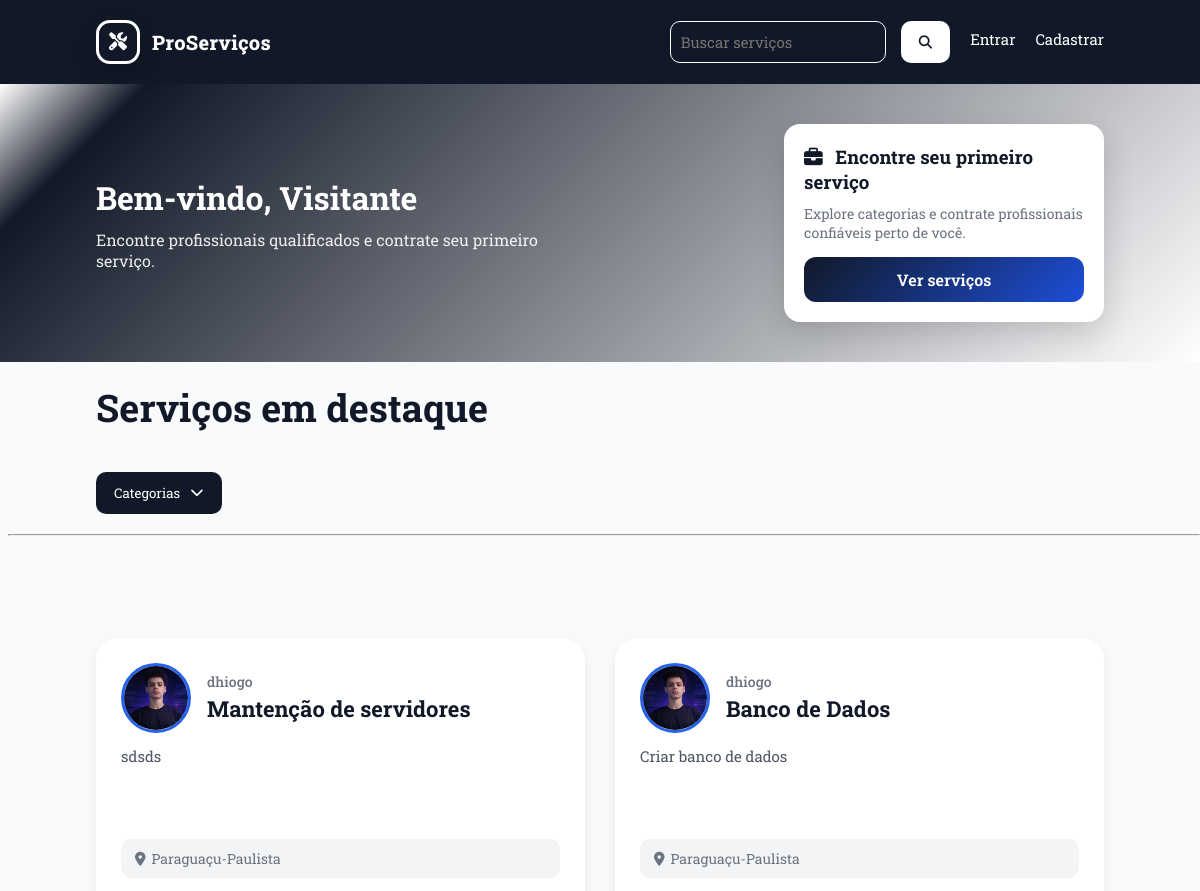
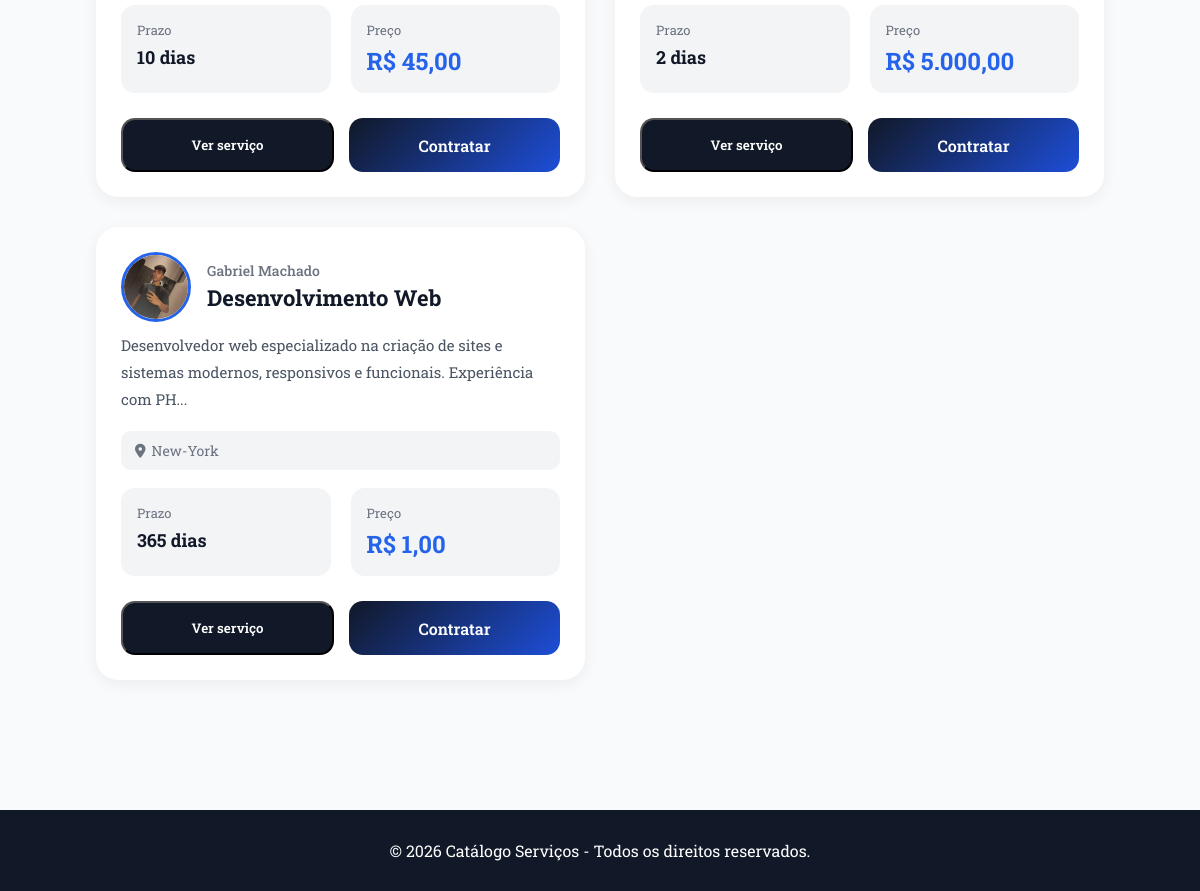
Before: /frontend/public/home.php?categoria=3 with the older database file (2 pictures, top to bottom).
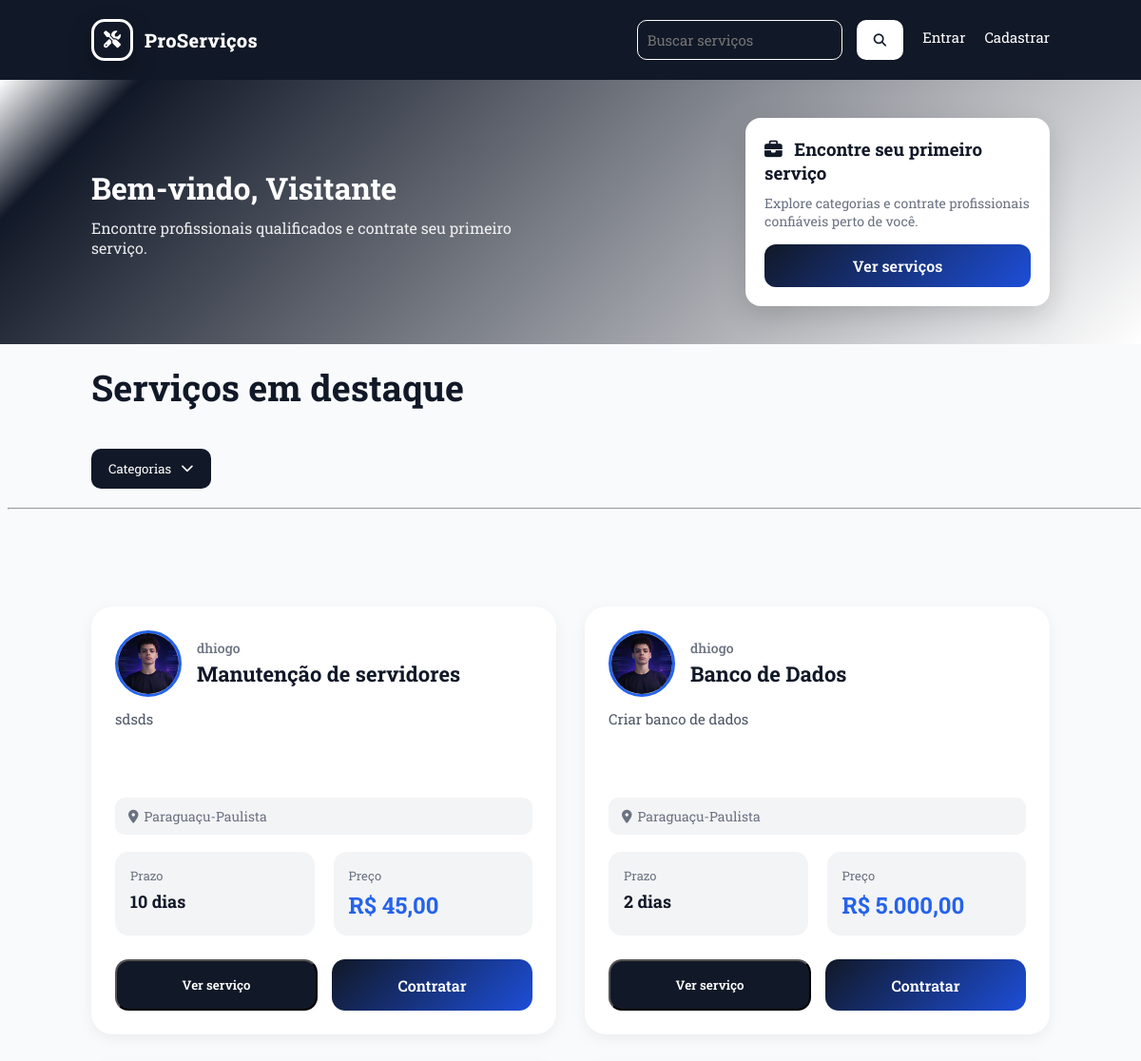
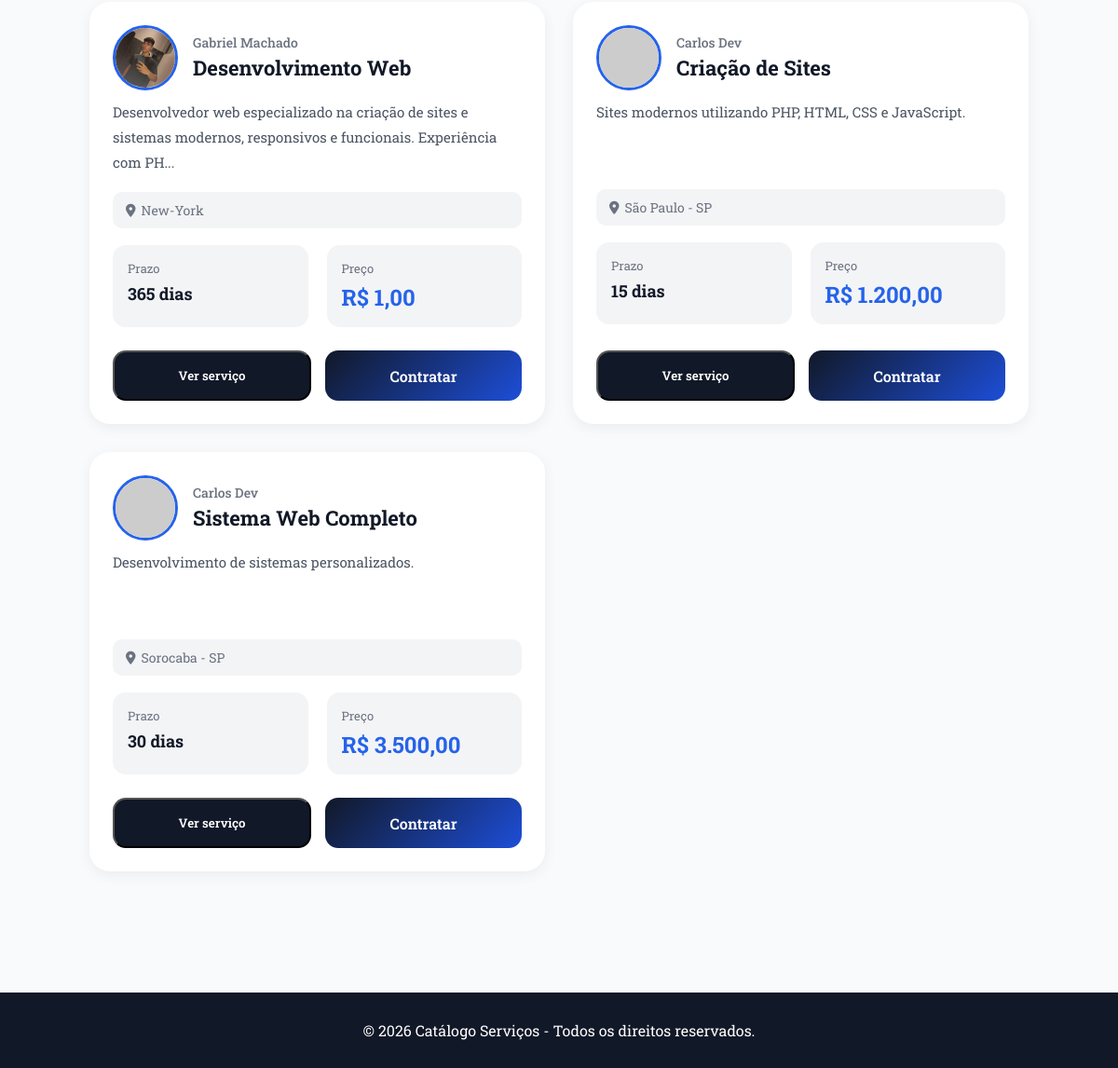
After: the same page with the newer database file (2 pictures, top to bottom).
### tables this page shows
CREATE TABLE `servicos` (
  `id` int(11) NOT NULL,
  `usuario_id` int(11) NOT NULL,
  `categoria_id` int(11) NOT NULL,
  `nome_servico` varchar(255) NOT NULL,
  `descricao` varchar(255) DEFAULT NULL,
  `preco` decimal(10,2) NOT NULL,
  `prazo` int(11) NOT NULL,
  `localizacao` varchar(255) DEFAULT NULL,
  `criado_em` timestamp NOT NULL DEFAULT current_timestamp()
);

CREATE TABLE `usuarios` (
  `id` int(11) NOT NULL,
  `nome` varchar(100) NOT NULL,
  `email` varchar(255) NOT NULL,
  `senha` varchar(255) NOT NULL,
  `telefone` varchar(20) DEFAULT NULL,
  `tipo` enum('cliente','prestador','admin') DEFAULT 'cliente',
  `criado_em` timestamp NOT NULL DEFAULT current_timestamp(),
  `foto` varchar(255) DEFAULT NULL
);

### backend/app/controllers/ServicoController.php (called while the page is built, shortened)
<?php
require_once "C:/Turma2/xampp/htdocs/catalogo-servicos/backend/app/models/ServicoModel.php";
class ServicoController
{
    private $servicoModel;
    public function __construct($pdo)
    {
        $this->servicoModel = new ServicoModel($pdo);
    }
    public function buscarFiltrados($q, $categoriaId)
    {
        return $this->servicoModel->buscarFiltrados($q, $categoriaId);
    }
}

### backend/app/models/ServicoModel.php (called while the page is built, shortened)
<?php
class ServicoModel {
    private $pdo;
    public function __construct($pdo){
        $this->pdo = $pdo;
    }
    public function buscarFiltrados($q = null, $categoriaId = null)
{
    $sql = "SELECT
                s.*,
                u.nome AS prestador,
                u.foto,
                c.nome AS categoria_nome
            FROM servicos s
            JOIN usuarios u ON u.id = s.usuario_id
            JOIN categorias c ON c.id = s.categoria_id
            WHERE 1=1";
    $params = [];
    if (!empty($categoriaId)) {
        $sql .= " AND s.categoria_id = ?";
        $params[] = $categoriaId;
    }
    $stmt = $this->pdo->prepare($sql);
    $stmt->execute($params);
    return $stmt->fetchAll(PDO::FETCH_ASSOC);
}
}

### frontend/public/home.php (the view, shortened to what this page needs)
<?php
require_once "C:/Turma2/xampp/htdocs/catalogo-servicos/backend/app/database/database.php";
require_once "C:/Turma2/xampp/htdocs/catalogo-servicos/backend/app/controllers/ServicoController.php";
$servicoController = new ServicoController($pdo);
$q = $_GET['q'] ?? null;
$categoriaId = $_GET['categoria'] ?? null;
$servicos = $servicoController->buscarFiltrados($q, $categoriaId);
?>
<!DOCTYPE html>
<html lang="pt-br">
<head>
    <link rel="stylesheet" href="https://cdnjs.cloudflare.com/ajax/libs/font-awesome/6.5.1/css/all.min.css">
    <link rel="stylesheet" href="css/home.css">
</head>
<body>
    <header>
        <div class="logo">
    <div class="logo-icon">
        <i class="fa-solid fa-screwdriver-wrench"></i>
    </div>
<div class="logo-text">
        <span class="logo-name">ProServiços</span>
    </div>
</div>
        <nav>
            <form class="search-box" method="GET" action="home.php">
                <input
                    type="text"
                    name="q"
                    placeholder="Buscar serviços"
                    value="<?= htmlspecialchars($_GET['q'] ?? '') ?>">
                <button type="submit">
                    <i class="fa-solid fa-magnifying-glass" style="color: #111827;"></i>
                </button>
            </form>
            <?php if (!empty($_SESSION['usuario'])): ?>
                <?php if (($_SESSION['usuario']['tipo'] ?? '') === 'prestador'): ?>
                <?php endif; ?>
                <a href="perfil.php" class="icon-user">
                    <i class="fa-solid fa-user"></i>
                </a>
            <?php else: ?>
                <a href="login.php">Entrar</a>
                <a href="cadastro.php">Cadastrar</a>
            <?php endif; ?>
        </nav>
    </header>
    <section class="welcome-section">
        <div class="welcome-text">
            <h1>
                Bem-vindo, <?= htmlspecialchars($_SESSION['usuario']['nome'] ?? 'Visitante') ?>
            </h1>
            <p>
                <?php if (!empty($_SESSION['usuario']) && $_SESSION['usuario']['tipo'] === 'prestador'): ?>
                    Gerencie seus serviços e aumente suas oportunidades de clientes.
                <?php else: ?>
                    Encontre profissionais qualificados e contrate seu primeiro serviço.
                <?php endif; ?>
            </p>
        </div>
        <div class="recommendation-card">
            <?php if (!empty($_SESSION['usuario']) && $_SESSION['usuario']['tipo'] === 'prestador'): ?>
                <h3>Crie seu primeiro serviço</h3>
                <p>
                    Publique um serviço e comece a receber propostas de clientes agora mesmo.
                </p>
                <a href="prestador/criar-servico.php" class="btn-recomendacao">
                    Criar serviço
                </a>
            <?php else: ?>
                <h3>
                    <i class="fa-solid fa-briefcase"></i>
                    Encontre seu primeiro serviço
                </h3>
                <p>
                    Explore categorias e contrate profissionais confiáveis perto de você.
                </p>
                <a href="#servicos" class="btn-recomendacao">
                    Ver serviços
                </a>
            <?php endif; ?>
        </div>
    </section>
    <section class="categorias-menu">
    <h2 class="section-title">
            Serviços em destaque
        </h2>
        <button class="btn-categorias" onclick="toggleCategorias()">
            Categorias
            <i class="fa-solid fa-chevron-down" id="icon-main"></i>
        </button>
    </section>
    <hr style="color: #111827; max-width: 100%; margin-left: 0.5rem; margin-bottom: 2rem;">
    <section class="servicos categorias-menu">
        <div class="servicos-grid">
            <?php foreach ($servicos as $servico): ?>
                <div class="card-servico">
                    <div class="top-card">
                        <div class="perfil-area">
                            <img
                                src="<?= !empty($servico['foto']) ? $servico['foto'] : '../img/user.jpg' ?>"
                                alt="Prestador"
                                class="foto-prestador">
                            <div class="perfil-info">
                                <span class="nome-prestador">
                                    <?= $servico['prestador'] ?>
                                </span>
                                <h3>
                                    <?= $servico['nome_servico'] ?>
                                </h3>
                            </div>
                        </div>
                    </div>
                    <div class="card-content">
                        <p class="descricao">
                            <?= mb_strimwidth($servico['descricao'], 0, 120, '...') ?>
                        </p>
                        <p class="localizacao">
                            <i class="fa-solid fa-location-dot"></i>
                            <?= $servico['localizacao'] ?>
                        </p>
                        <div class="info-servico">
                            <div class="info-box">
                                <span class="label">
                                    Prazo
                                </span>
                                <strong>
                                    <?= $servico['prazo'] ?> dias
                                </strong>
                            </div>
                            <div class="info-box">
                                <span class="label">
                                    Preço
                                </span>
                                <strong class="preco">
                                    R$ <?= number_format($servico['preco'], 2, ',', '.') ?>
                                </strong>
                            </div>
                        </div>
                        <?php if (
                            isset($_SESSION['usuario']) &&
                            $_SESSION['usuario']['tipo'] === 'prestador'
                        ): ?>
                            <button
                                class="btn-ver-servico"
                                onclick="abrirModalServico(
        '<?= $servico['nome_servico'] ?>',
        '<?= $servico['prestador'] ?>',
        '<?= $servico['descricao'] ?>',
        '<?= $servico['prazo'] ?>',
        '<?= $servico['preco'] ?>',
        '<?= $servico['localizacao'] ?>',
        '<?= !empty($servico['foto']) ? $servico['foto'] : '../img/user.jpg' ?>'
    )">
                                Ver serviço
                            </button>
                        <?php else: ?>
                            <div class="botoes">
                                <button
                                    class="btn-ver-servico"
                                    onclick="abrirModalServico(
        '<?= $servico['nome_servico'] ?>',
        '<?= $servico['prestador'] ?>',
        '<?= $servico['descricao'] ?>',
        '<?= $servico['prazo'] ?>',
        '<?= $servico['preco'] ?>',
        '<?= $servico['localizacao'] ?>',
        '<?= !empty($servico['foto']) ? $servico['foto'] : '../img/user.jpg' ?>'
    )">
                                    Ver serviço
                                </button>
                                <a
                                    href="Cliente/contratar-servico.php?id=<?= $servico['id'] ?>"
                                    class="btn-contratar">
                                    Contratar
                                </a>
                            <?php endif; ?>
                            </div>
                    </div>
                </div>
            <?php endforeach; ?>
        </div>
    </section>
    <footer>
        <p>
            © 2026 Catálogo Serviços - Todos os direitos reservados.
        </p>
    </footer>
</body>
</html>

Changed rows visible on the page:
changed servicos "sdsds": nome_servico "Mantenção de servidores" → "Manutenção de servidores"
added servicos: usuario.nome "Carlos Dev", nome_servico "Criação de Sites", descricao "Sites modernos utilizando PHP, HTML, CSS e JavaScript.", localizacao "São Paulo - SP", prazo "15", preco "1.200,00"
added servicos: usuario.nome "Carlos Dev", nome_servico "Sistema Web Completo", descricao "Desenvolvimento de sistemas personalizados.", localizacao "Sorocaba - SP", prazo "30", preco "3.500,00"
